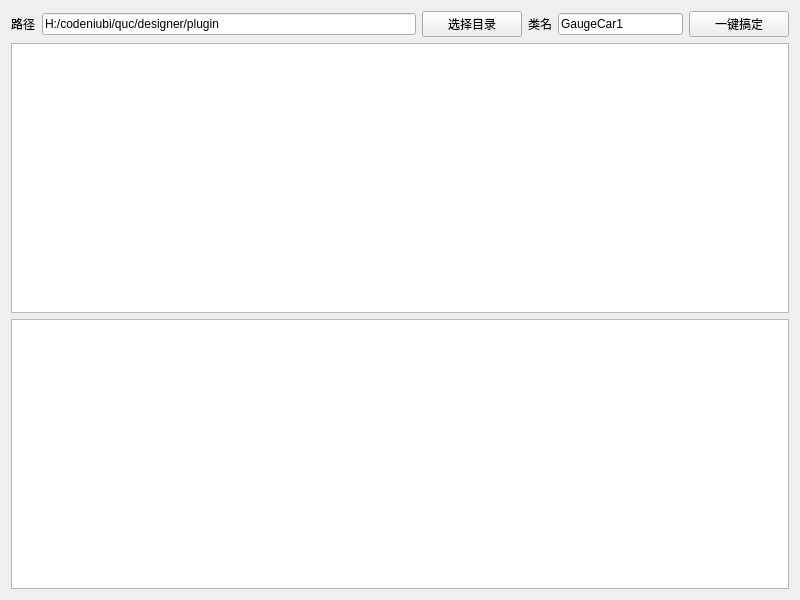
<?xml version="1.0" encoding="UTF-8"?>
<ui version="4.0">
 <class>frmCodeTool</class>
 <widget class="QWidget" name="frmCodeTool">
  <property name="geometry">
   <rect>
    <x>0</x>
    <y>0</y>
    <width>800</width>
    <height>600</height>
   </rect>
  </property>
  <property name="windowTitle">
   <string>Form</string>
  </property>
  <layout class="QVBoxLayout" name="verticalLayout">
   <item>
    <layout class="QHBoxLayout" name="horizontalLayout">
     <item>
      <widget class="QLabel" name="labPath">
       <property name="text">
        <string>路径</string>
       </property>
      </widget>
     </item>
     <item>
      <widget class="QLineEdit" name="txtPath">
       <property name="sizePolicy">
        <sizepolicy hsizetype="Expanding" vsizetype="Fixed">
         <horstretch>3</horstretch>
         <verstretch>0</verstretch>
        </sizepolicy>
       </property>
       <property name="text">
        <string>H:/codeniubi/quc/designer/plugin</string>
       </property>
      </widget>
     </item>
     <item>
      <widget class="QPushButton" name="btnSelect">
       <property name="minimumSize">
        <size>
         <width>100</width>
         <height>0</height>
        </size>
       </property>
       <property name="text">
        <string>选择目录</string>
       </property>
      </widget>
     </item>
     <item>
      <widget class="QLabel" name="labName">
       <property name="text">
        <string>类名</string>
       </property>
      </widget>
     </item>
     <item>
      <widget class="QLineEdit" name="txtName">
       <property name="sizePolicy">
        <sizepolicy hsizetype="Expanding" vsizetype="Fixed">
         <horstretch>1</horstretch>
         <verstretch>0</verstretch>
        </sizepolicy>
       </property>
       <property name="text">
        <string>GaugeCar1</string>
       </property>
      </widget>
     </item>
     <item>
      <widget class="QPushButton" name="btnDo">
       <property name="minimumSize">
        <size>
         <width>100</width>
         <height>0</height>
        </size>
       </property>
       <property name="text">
        <string>一键搞定</string>
       </property>
      </widget>
     </item>
    </layout>
   </item>
   <item>
    <widget class="QTextEdit" name="txtHeader"/>
   </item>
   <item>
    <widget class="QTextEdit" name="txtSource"/>
   </item>
  </layout>
 </widget>
 <tabstops>
  <tabstop>txtPath</tabstop>
  <tabstop>btnSelect</tabstop>
  <tabstop>txtName</tabstop>
  <tabstop>btnDo</tabstop>
  <tabstop>txtHeader</tabstop>
  <tabstop>txtSource</tabstop>
 </tabstops>
 <resources/>
 <connections/>
</ui>
